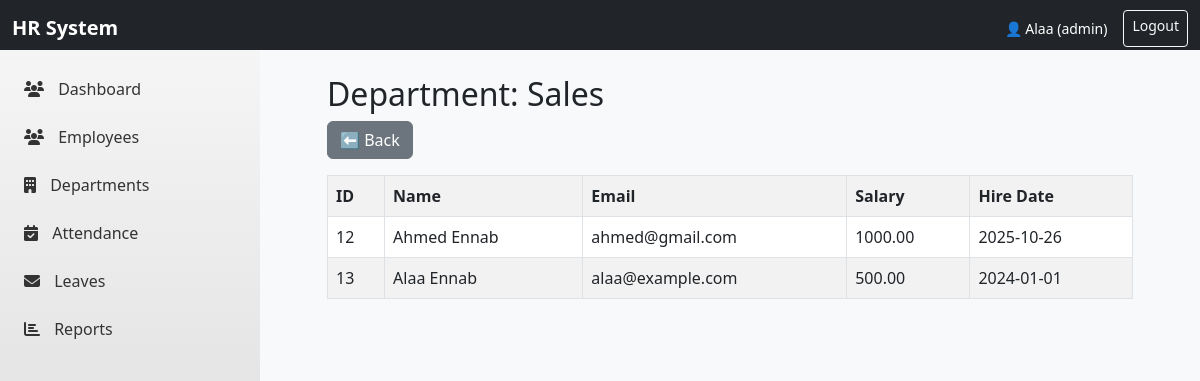
The page /departments/view_departments.php?id=1 (signed in) on the database its author committed.
### tables this page shows
CREATE TABLE `departments` (
  `id` int(11) NOT NULL,
  `name` varchar(100) NOT NULL,
  `created_at` timestamp NOT NULL DEFAULT current_timestamp()
);

CREATE TABLE `employees` (
  `id` int(11) NOT NULL,
  `name` varchar(100) NOT NULL,
  `email` varchar(100) NOT NULL,
  `department` varchar(100) DEFAULT NULL,
  `phone` varchar(20) DEFAULT NULL,
  `department_id` int(11) DEFAULT NULL,
  `basic_salary` decimal(10,2) DEFAULT 0.00,
  `hire_date` date DEFAULT NULL,
  `created_at` timestamp NOT NULL DEFAULT current_timestamp()
);

### departments/view_departments.php (the view, shortened to what this page needs)
<?php
include "../side_nav_bar.php";
$conn = (new Database())->connect();
$dept_id = $_GET['id'] ?? 0;
$stmt = $conn->prepare("SELECT * FROM departments WHERE id=?");
$stmt->bind_param("i", $dept_id);
$stmt->execute();
$result = $stmt->get_result();
$department = $result->fetch_assoc();
$stmt = $conn->prepare("
    SELECT id, name, email, basic_salary, hire_date
    FROM employees
    WHERE department_id=?
");
$stmt->bind_param("i", $dept_id);
$stmt->execute();
$employees = $stmt->get_result();
?>
<!DOCTYPE html>
<html>
<head>
    <link rel="stylesheet" href="https://cdn.jsdelivr.net/npm/bootstrap@5.3.0/dist/css/bootstrap.min.css">
</head>
<body class="bg-light">
<div class="container mt-5">
      <div class="content">
    <h2>Department: <?= htmlspecialchars($department['name']) ?></h2>
    <a href="departments.php" class="btn btn-secondary mb-3">⬅ Back</a>
    <table class="table table-bordered table-striped">
        <tr>
            <th>ID</th><th>Name</th><th>Email</th><th>Salary</th><th>Hire Date</th>
        </tr>
        <?php if ($employees->num_rows > 0): ?>
            <?php while($row = $employees->fetch_assoc()): ?>
            <tr>
                <td><?= $row['id'] ?></td>
                <td><?= $row['name'] ?></td>
                <td><?= $row['email'] ?></td>
                <td><?= $row['basic_salary'] ?></td>
                <td><?= $row['hire_date'] ?></td>
            </tr>
            <?php endwhile; ?>
        <?php else: ?>
            <tr><td colspan="5" class="text-center text-muted">No employees in this department.</td></tr>
        <?php endif; ?>
    </table>
        </div></div>
</body>
</html>

### side_nav_bar.php (style rules this page uses)
body { font-family: 'Segoe UI', Tahoma, Geneva, Verdana, sans-serif; margin: 0; padding: 0; }

### departments/view_departments.php (style rules this page uses)
.content { margin-left: 260px; padding: 25px; margin-top: 50px; }

### rows shown on the page
departments: name "Sales"
employees: id "12", name "Ahmed Ennab", email "ahmed@gmail.com", basic_salary "1000.00", hire_date "2025-10-26"
employees: id "13", name "Alaa Ennab", email "alaa@example.com", basic_salary "500.00", hire_date "2024-01-01"

### other values the page prints
$_SESSION['username'] "Alaa"
$_SESSION['role'] "admin"
